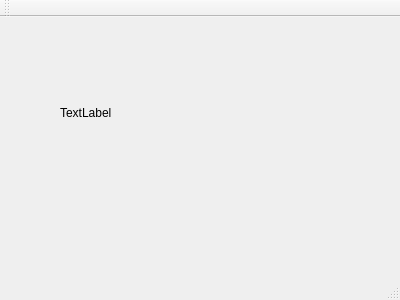
<?xml version="1.0" encoding="UTF-8"?>
<ui version="4.0">
 <class>MainWindow</class>
 <widget class="QMainWindow" name="MainWindow">
  <property name="geometry">
   <rect>
    <x>0</x>
    <y>0</y>
    <width>400</width>
    <height>300</height>
   </rect>
  </property>
  <property name="windowTitle">
   <string>MainWindow</string>
  </property>
  <widget class="QWidget" name="centralWidget">
   <widget class="QLabel" name="label">
    <property name="geometry">
     <rect>
      <x>60</x>
      <y>30</y>
      <width>181</width>
      <height>131</height>
     </rect>
    </property>
    <property name="text">
     <string>TextLabel</string>
    </property>
   </widget>
  </widget>
  <widget class="QMenuBar" name="menuBar">
   <property name="geometry">
    <rect>
     <x>0</x>
     <y>0</y>
     <width>400</width>
     <height>22</height>
    </rect>
   </property>
  </widget>
  <widget class="QToolBar" name="mainToolBar">
   <attribute name="toolBarArea">
    <enum>TopToolBarArea</enum>
   </attribute>
   <attribute name="toolBarBreak">
    <bool>false</bool>
   </attribute>
  </widget>
  <widget class="QStatusBar" name="statusBar"/>
 </widget>
 <layoutdefault spacing="6" margin="11"/>
 <resources/>
 <connections/>
</ui>
